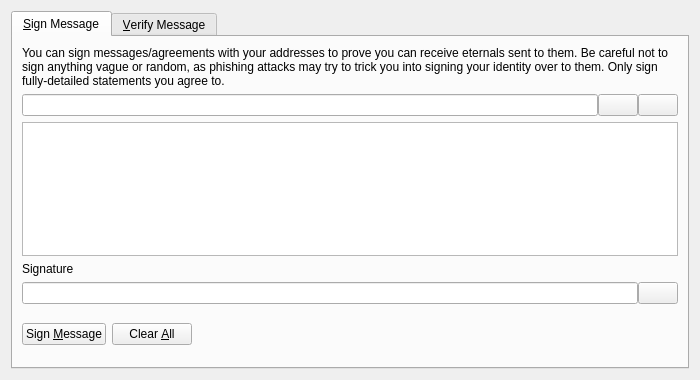
<?xml version="1.0" encoding="UTF-8"?>
<ui version="4.0">
 <class>SignVerifyMessageDialog</class>
 <widget class="QDialog" name="SignVerifyMessageDialog">
  <property name="geometry">
   <rect>
    <x>0</x>
    <y>0</y>
    <width>700</width>
    <height>380</height>
   </rect>
  </property>
  <property name="windowTitle">
   <string>Signatures - Sign / Verify a Message</string>
  </property>
  <property name="modal">
   <bool>true</bool>
  </property>
  <layout class="QVBoxLayout" name="verticalLayout">
   <item>
    <widget class="QTabWidget" name="tabWidget">
     <property name="currentIndex">
      <number>0</number>
     </property>
     <widget class="QWidget" name="tabSignMessage">
      <attribute name="title">
       <string>&amp;Sign Message</string>
      </attribute>
      <layout class="QVBoxLayout" name="verticalLayout_SM">
       <item>
        <widget class="QLabel" name="infoLabel_SM">
         <property name="text">
          <string>You can sign messages/agreements with your addresses to prove you can receive eternals sent to them. Be careful not to sign anything vague or random, as phishing attacks may try to trick you into signing your identity over to them. Only sign fully-detailed statements you agree to.</string>
         </property>
         <property name="textFormat">
          <enum>Qt::PlainText</enum>
         </property>
         <property name="wordWrap">
          <bool>true</bool>
         </property>
        </widget>
       </item>
       <item>
        <layout class="QHBoxLayout" name="horizontalLayout_1_SM">
         <property name="spacing">
          <number>0</number>
         </property>
         <item>
          <widget class="QValidatedLineEdit" name="addressIn_SM">
           <property name="toolTip">
            <string>The EternalGen address to sign the message with</string>
           </property>
          </widget>
         </item>
         <item>
          <widget class="QPushButton" name="addressBookButton_SM">
           <property name="toolTip">
            <string>Choose previously used address</string>
           </property>
           <property name="text">
            <string/>
           </property>
           <property name="icon">
            <iconset resource="../bitcoin.qrc">
             <normaloff>:/icons/address-book</normaloff>:/icons/address-book</iconset>
           </property>
           <property name="shortcut">
            <string>Alt+A</string>
           </property>
           <property name="autoDefault">
            <bool>false</bool>
           </property>
          </widget>
         </item>
         <item>
          <widget class="QPushButton" name="pasteButton_SM">
           <property name="toolTip">
            <string>Paste address from clipboard</string>
           </property>
           <property name="text">
            <string/>
           </property>
           <property name="icon">
            <iconset resource="../bitcoin.qrc">
             <normaloff>:/icons/editpaste</normaloff>:/icons/editpaste</iconset>
           </property>
           <property name="shortcut">
            <string>Alt+P</string>
           </property>
           <property name="autoDefault">
            <bool>false</bool>
           </property>
          </widget>
         </item>
        </layout>
       </item>
       <item>
        <widget class="QPlainTextEdit" name="messageIn_SM">
         <property name="toolTip">
          <string>Enter the message you want to sign here</string>
         </property>
        </widget>
       </item>
       <item>
        <widget class="QLabel" name="signatureLabel_SM">
         <property name="text">
          <string>Signature</string>
         </property>
         <property name="textFormat">
          <enum>Qt::PlainText</enum>
         </property>
        </widget>
       </item>
       <item>
        <layout class="QHBoxLayout" name="horizontalLayout_2_SM">
         <property name="spacing">
          <number>0</number>
         </property>
         <item>
          <widget class="QLineEdit" name="signatureOut_SM">
           <property name="font">
            <font>
             <italic>true</italic>
            </font>
           </property>
           <property name="readOnly">
            <bool>true</bool>
           </property>
          </widget>
         </item>
         <item>
          <widget class="QPushButton" name="copySignatureButton_SM">
           <property name="toolTip">
            <string>Copy the current signature to the system clipboard</string>
           </property>
           <property name="text">
            <string/>
           </property>
           <property name="icon">
            <iconset resource="../bitcoin.qrc">
             <normaloff>:/icons/editcopy</normaloff>:/icons/editcopy</iconset>
           </property>
           <property name="autoDefault">
            <bool>false</bool>
           </property>
          </widget>
         </item>
        </layout>
       </item>
       <item>
        <layout class="QHBoxLayout" name="horizontalLayout_3_SM">
         <item>
          <widget class="QPushButton" name="signMessageButton_SM">
           <property name="toolTip">
            <string>Sign the message to prove you own this EternalGen address</string>
           </property>
           <property name="text">
            <string>Sign &amp;Message</string>
           </property>
           <property name="icon">
            <iconset resource="../bitcoin.qrc">
             <normaloff>:/icons/edit</normaloff>:/icons/edit</iconset>
           </property>
           <property name="autoDefault">
            <bool>false</bool>
           </property>
          </widget>
         </item>
         <item>
          <widget class="QPushButton" name="clearButton_SM">
           <property name="toolTip">
            <string>Reset all sign message fields</string>
           </property>
           <property name="text">
            <string>Clear &amp;All</string>
           </property>
           <property name="icon">
            <iconset resource="../bitcoin.qrc">
             <normaloff>:/icons/remove</normaloff>:/icons/remove</iconset>
           </property>
           <property name="autoDefault">
            <bool>false</bool>
           </property>
          </widget>
         </item>
         <item>
          <spacer name="horizontalSpacer_1_SM">
           <property name="orientation">
            <enum>Qt::Horizontal</enum>
           </property>
           <property name="sizeHint" stdset="0">
            <size>
             <width>40</width>
             <height>48</height>
            </size>
           </property>
          </spacer>
         </item>
         <item>
          <widget class="QLabel" name="statusLabel_SM">
           <property name="font">
            <font>
             <weight>75</weight>
             <bold>true</bold>
            </font>
           </property>
           <property name="text">
            <string/>
           </property>
           <property name="wordWrap">
            <bool>true</bool>
           </property>
          </widget>
         </item>
         <item>
          <spacer name="horizontalSpacer_2_SM">
           <property name="orientation">
            <enum>Qt::Horizontal</enum>
           </property>
           <property name="sizeHint" stdset="0">
            <size>
             <width>40</width>
             <height>48</height>
            </size>
           </property>
          </spacer>
         </item>
        </layout>
       </item>
      </layout>
     </widget>
     <widget class="QWidget" name="tabVerifyMessage">
      <attribute name="title">
       <string>&amp;Verify Message</string>
      </attribute>
      <layout class="QVBoxLayout" name="verticalLayout_VM">
       <item>
        <widget class="QLabel" name="infoLabel_VM">
         <property name="text">
          <string>Enter the receiver's address, message (ensure you copy line breaks, spaces, tabs, etc. exactly) and signature below to verify the message. Be careful not to read more into the signature than what is in the signed message itself, to avoid being tricked by a man-in-the-middle attack. Note that this only proves the signing party receives with the address, it cannot prove sendership of any transaction!</string>
         </property>
         <property name="textFormat">
          <enum>Qt::PlainText</enum>
         </property>
         <property name="alignment">
          <set>Qt::AlignLeading|Qt::AlignLeft|Qt::AlignTop</set>
         </property>
         <property name="wordWrap">
          <bool>true</bool>
         </property>
        </widget>
       </item>
       <item>
        <layout class="QHBoxLayout" name="horizontalLayout_1_VM">
         <property name="spacing">
          <number>0</number>
         </property>
         <item>
          <widget class="QValidatedLineEdit" name="addressIn_VM">
           <property name="toolTip">
            <string>The EternalGen address the message was signed with</string>
           </property>
          </widget>
         </item>
         <item>
          <widget class="QPushButton" name="addressBookButton_VM">
           <property name="toolTip">
            <string>Choose previously used address</string>
           </property>
           <property name="text">
            <string/>
           </property>
           <property name="icon">
            <iconset resource="../bitcoin.qrc">
             <normaloff>:/icons/address-book</normaloff>:/icons/address-book</iconset>
           </property>
           <property name="shortcut">
            <string>Alt+A</string>
           </property>
           <property name="autoDefault">
            <bool>false</bool>
           </property>
          </widget>
         </item>
        </layout>
       </item>
       <item>
        <widget class="QPlainTextEdit" name="messageIn_VM"/>
       </item>
       <item>
        <widget class="QValidatedLineEdit" name="signatureIn_VM"/>
       </item>
       <item>
        <layout class="QHBoxLayout" name="horizontalLayout_2_VM">
         <item>
          <widget class="QPushButton" name="verifyMessageButton_VM">
           <property name="toolTip">
            <string>Verify the message to ensure it was signed with the specified EternalGen address</string>
           </property>
           <property name="text">
            <string>Verify &amp;Message</string>
           </property>
           <property name="icon">
            <iconset resource="../bitcoin.qrc">
             <normaloff>:/icons/transaction_0</normaloff>:/icons/transaction_0</iconset>
           </property>
           <property name="autoDefault">
            <bool>false</bool>
           </property>
          </widget>
         </item>
         <item>
          <widget class="QPushButton" name="clearButton_VM">
           <property name="toolTip">
            <string>Reset all verify message fields</string>
           </property>
           <property name="text">
            <string>Clear &amp;All</string>
           </property>
           <property name="icon">
            <iconset resource="../bitcoin.qrc">
             <normaloff>:/icons/remove</normaloff>:/icons/remove</iconset>
           </property>
           <property name="autoDefault">
            <bool>false</bool>
           </property>
          </widget>
         </item>
         <item>
          <spacer name="horizontalSpacer_1_VM">
           <property name="orientation">
            <enum>Qt::Horizontal</enum>
           </property>
           <property name="sizeHint" stdset="0">
            <size>
             <width>40</width>
             <height>48</height>
            </size>
           </property>
          </spacer>
         </item>
         <item>
          <widget class="QLabel" name="statusLabel_VM">
           <property name="font">
            <font>
             <weight>75</weight>
             <bold>true</bold>
            </font>
           </property>
           <property name="text">
            <string/>
           </property>
           <property name="wordWrap">
            <bool>true</bool>
           </property>
          </widget>
         </item>
         <item>
          <spacer name="horizontalSpacer_2_VM">
           <property name="orientation">
            <enum>Qt::Horizontal</enum>
           </property>
           <property name="sizeHint" stdset="0">
            <size>
             <width>40</width>
             <height>48</height>
            </size>
           </property>
          </spacer>
         </item>
        </layout>
       </item>
      </layout>
     </widget>
    </widget>
   </item>
  </layout>
 </widget>
 <customwidgets>
  <customwidget>
   <class>QValidatedLineEdit</class>
   <extends>QLineEdit</extends>
   <header>qvalidatedlineedit.h</header>
  </customwidget>
 </customwidgets>
 <resources>
  <include location="../bitcoin.qrc"/>
 </resources>
 <connections/>
</ui>
